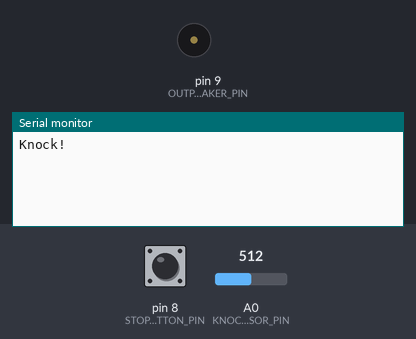
The sketch below on a simulated Arduino Uno, built with avr-gcc and run on an emulated ATmega328P. Shown: buzzer (waves = sounding, pin HIGH), the last lines printed to the serial monitor. The test bench sets the inputs (shaded band); at power-on: pin 8 (STOP_BUTTON_PIN) HIGH, A0 (KNOCK_SENSOR_PIN) = 512.

Above: at 1.2 s.
1.3 s: pin 8 (STOP_BUTTON_PIN) pulled LOW for 0.15 s
At 2.8 s:
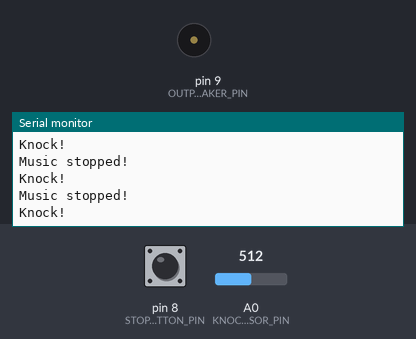
4.4 s: pin 8 (STOP_BUTTON_PIN) pulled LOW for 3.2 s
9.1 s: pin 8 (STOP_BUTTON_PIN) driven LOW
At 10.1 s:
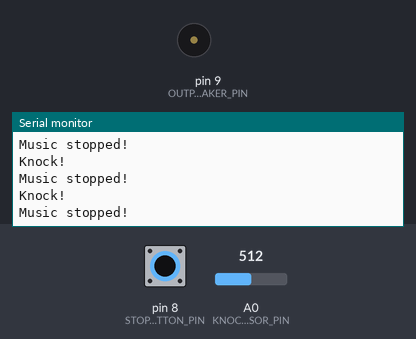

The sketch:

Knock_Detector.ino
```cpp
const int KNOCK_SENSOR_PIN = A0;
const int KNOCK_THRESHOLD = 4;

const int MUSIC_DELAY = 5000;
const int OUTPUT_SPEAKER_PIN = 9;

const int STOP_BUTTON_PIN = 8;


unsigned long prevKnockTime = 0;
bool shouldPlayMusic = false;

int buttonState = 0;


void setup() {
  Serial.begin(9600);
  pinMode(KNOCK_SENSOR_PIN, INPUT);
  pinMode(OUTPUT_SPEAKER_PIN, OUTPUT);
  pinMode(STOP_BUTTON_PIN, INPUT_PULLUP);
}


// Detects input sounds from the piezospeaker and starts
// the countdown for the music.
void listenForKnock() {
  int soundIntensity = analogRead(KNOCK_SENSOR_PIN);

  if (soundIntensity >= KNOCK_THRESHOLD) {
    shouldPlayMusic = true;
    prevKnockTime = millis();
    Serial.println("Knock!");
  }
}


// Plays the music after a 5 second countdown.
void playMusic() {
  if (((millis() - prevKnockTime) > MUSIC_DELAY)) {
    int toneFreq = 0;

    // Create an alternating alarm tone
    if (millis() % 512 < 256) {
      toneFreq = 1600;
    } else {
      toneFreq = 440;
    }

    tone(OUTPUT_SPEAKER_PIN, toneFreq);
  }
}


// Checks the Stop Music button
void checkButton() {
  buttonState = digitalRead(STOP_BUTTON_PIN);
  if (buttonState == LOW) {
    shouldPlayMusic = false;
    noTone(OUTPUT_SPEAKER_PIN);
    Serial.println("Music stopped!");
  }
}


void loop() {
  if (!shouldPlayMusic) {
    listenForKnock();
  } else {
    playMusic();
    checkButton();
  }
}
```

Measured:
- after the input at 1.3 s, the serial monitor: prints a new line at once (image 1)
